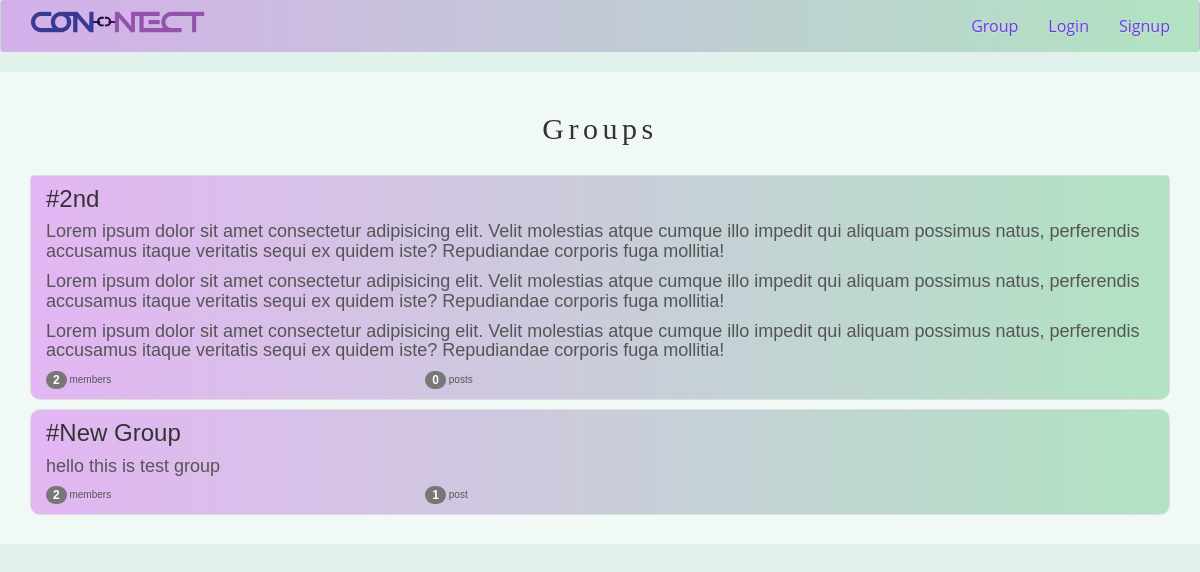
The app's page /groups/ with its own data.
### groups/models.py (models this page shows, shortened)
class Group(models.Model):
    name=models.CharField(max_length=255,unique=True)
    slug=models.SlugField(allow_unicode=True,unique=True)
    description=models.TextField(blank=True,default='')
    description_html=models.TextField(blank=True,editable=False,default='')
    members=models.ManyToManyField(User,through='GroupMember')
    class Meta:
        ordering = ['name']

### groups/views.py (the view)
# urls.py: path("",views.ListGroups.as_view(),name='all'),
class ListGroups(generic.ListView):
    model=Group

### groups/templates/groups/group_list.html (shortened to what this page needs)
{% extends 'groups/group_base.html' %}
{% block pregroup %}
<div class="container" id="center-grp">
    <div class="content">
        <h2>Groups</h2>
    </div>
    <br>
    <br>
</div>
{% endblock %}
{%block group_content%}
<div class="container" >
    <div class="lsit-group" id="grp-bg">
        {%for group in object_list%}
        <a class="list-group-item" href="{%url 'groups:single' slug=group.slug%}">
            <h3 class="title list-group-item-heading">#{{group.name}}</h3>
                <h4>{{group.description_html|safe}}</h4>
                <div class="row">
                    <div class="col-md-4">
                        <span class="badge">{{group.members.count}}</span>
                        member{{group.members.count|pluralize}}
                    </div>
                    <div class="col-md-4">
                        <span class="badge">{{group.posts.count}}</span>
                        post{{group.posts.count|pluralize}}
                    </div>
                </div>
        </a><br>
        {%endfor%}
    </div>
</div>
{%endblock%}

### groups/templates/groups/group_base.html (shortened to what this page needs)
{% extends 'base.html' %}
{% block content %}
<div class="container">
    <div class="row">
        {%block pregroup%}{%endblock%}
        {%block group_content%}{%endblock%}
    </div>
</div>
{% endblock %}

### templates/base.html (shortened to what this page needs)
<!DOCTYPE html>
{% load static%}
<html>
    <head>
        <link rel="stylesheet" href="https://cdn.jsdelivr.net/npm/bootstrap@3.3.7/dist/css/bootstrap.min.css">
        <link rel="stylesheet" href="https://cdn.jsdelivr.net/npm/bootstrap@3.3.7/dist/css/bootstrap-theme.min.css">
        <link rel="stylesheet" href="{%static 'Connect/css/master.css'%}">
    </head>
    <body  >
        <nav class="navbar mynav" role="navigation" id="'navbar">
            <div class="container">
                <a class=" mybrand" href="{%url 'home'%}"><img  class="mybrand"src="{%static 'images/logo.png'%}" alt=""></a>
                <ul class="nav navbar-nav navbar-right">
                    {%if user.is_authenticated%}
                    <li><a class="nav-a" href="{%url 'posts:create'%}">Post</a></li>
                    <li><a class="nav-a" href="{%url 'groups:all'%}">Group</a></li>
                    <li><a class="nav-a" href="{%url 'groups:create'%}">Create Group</a></li>
                    <li><a class="nav-a" href="{%url 'accounts:logout'%}">LogOut</a></li>
                    {%else%}
                    <li><a class="nav-a" href="{%url 'groups:all'%}">Group</a></li>
                    <li><a class="nav-a" href="{%url 'accounts:login'%}">Login</a></li>
                    <li><a class="nav-a" href="{%url 'accounts:signup'%}">Signup</a></li>
                    {%endif%}
                </ul>
            </div>
        </nav>
        <div class="container-fluid">
            <div class="post-bg"id="post-id">
        {% block content %}
        {% endblock  %}
        </div>
        </div>
    </body>
</html>

### static/Connect/css/master.css (style rules this page uses)
.mynav { background-image: linear-gradient(to right, rgba(199, 109, 232,0.5), rgba(177, 227, 194,1)); color: bisque; }
.nav-a { color: #7635f0; font-size: medium; }
.mybrand { height: 22px; width: auto; margin-top: 10px; }
.post-bg { background-color: rgba(255, 255, 255, 0.3); border-radius: 10px; font-family: sans-serif; line-height: 1; -webkit-backdrop-filter: blur(0px); backdrop-filter: blur(0px); padding: 20px 40px; }
#post-id { background-color: rgba(255, 255, 255, 0.5); border-radius: 10px; font-family: sans-serif; line-height: 1; -webkit-backdrop-filter: blur(0px); backdrop-filter: blur(0px); padding: 20px 40px; }
.container-fluid { width: 100%; align-items: center; display: flex; justify-content: center; margin-bottom: 20px; }
#center-grp { align-content: center; text-align: center; }
.list-group-item { background-image: linear-gradient(to right, rgba(199, 109, 232,0.5), rgba(177, 227, 194,1)); border-radius: 10px; }
* { box-sizing: border-box; }
body { background-color: #e1f2ec; margin: 0px; font-size: 1em; font-family: "Open Sans", "Helvetica Neue", sans-serif; }
.header h3, h1,h2 { font-family: "Gentium Book Basic", Georgia, serif; letter-spacing: 0.15em; }

### records on screen
Group: name "2nd", description_html "Lorem ipsum dolor sit amet consectetur adipisicing elit. Velit molestias atque cumque illo impedit qui aliquam possimus natus, perferendis accusamus itaque veritatis sequi ex quidem iste? Repudiandae corporis fuga mollitia! Lorem ipsum dolor sit amet consectetur adipisicing elit. Velit molestias atque cumque illo impedit qui aliquam possimus natus, perferendis accusamus itaque veritatis sequi ex quidem iste? Repudiandae corporis fuga mollitia! Lorem ipsum dolor sit amet consectetur adipisicing elit. Velit molestias atque cumque illo impedit qui aliquam possimus natus, perferendis accusamus itaque veritatis sequi ex quidem iste? Repudiandae corporis fuga mollitia!", members.count "2", posts.count "0"
Group: name "New Group", description_html "hello this is test group", members.count "2", posts.count "1"
